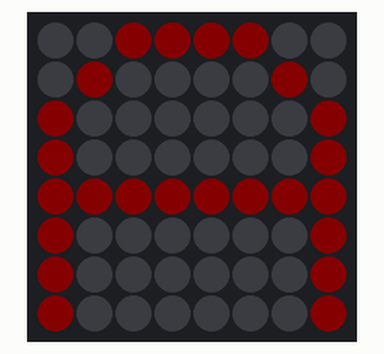
A sketch run on a simulated Arduino Uno, built with avr-gcc and run on an emulated ATmega328P. Parts: 8×8 RGB LED matrix (first LED top left, wired row by row). Dim RGB values are drawn brighter than linear.

Above: at 0.1 s.
At 2.1 s:
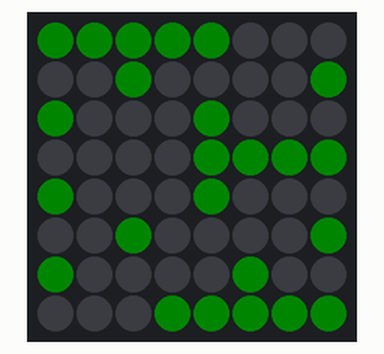
At 8.1 s:
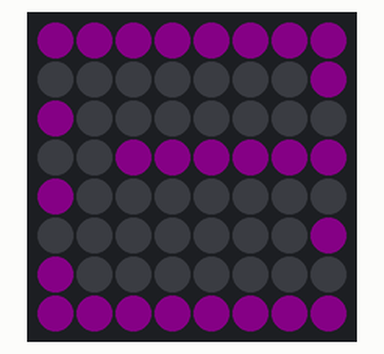
At 18.1 s:
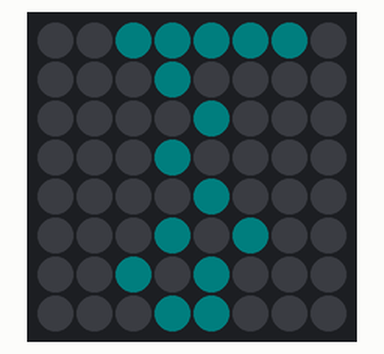
At 26.1 s:
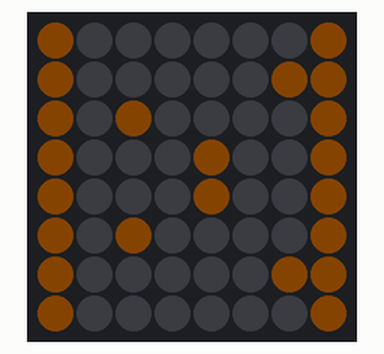
At 38.1 s:
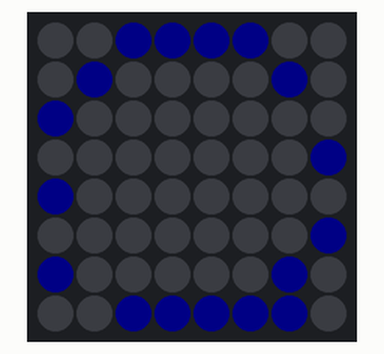

Measured:
- what the display in image 1 shows lasts 2.0 s, from 2.0 s to 4.0 s

The sketch:

Fichero.ino
```cpp
#include <Adafruit_NeoPixel.h>

// Configuración
#define PIN 6          // Pin donde está conectado el DIN de la matriz
#define NUMPIXELS 64   // Número total de LEDs en la matriz (8x8)
#define WIDTH 8        // Ancho de la matriz
#define HEIGHT 8       // Alto de la matriz

Adafruit_NeoPixel strip = Adafruit_NeoPixel(NUMPIXELS, PIN, NEO_GRB + NEO_KHZ800);

// Definición de las letras en formato de 8x8 bits
//     DER        REV          DER         rev          DER         REV        DER         REV
const uint8_t letters[17][8] = {
  {0b00111100, 0b01000010, 0b10000001, 0b10000001, 0b11111111, 0b10000001, 0b10000001, 0b10000001},  // A
  {0b11111000, 0b00100001, 0b10001000, 0b00001111, 0b10001000, 0b00100001, 0b10000100, 0b00011111},  // B
  {0b00111100, 0b01000010, 0b10000000, 0b00000001, 0b10000000, 0b00000001, 0b10000010, 0b00111110},  // C
  {0b11110000, 0b00010001, 0b10000100, 0b00100001, 0b10000100, 0b00100001, 0b10001000, 0b00001111},  // D
  {0b11111111, 0b00000001, 0b10000000, 0b00111111, 0b10000000, 0b00000001, 0b10000000, 0b11111111},  // E
  {0b11111111, 0b00000001, 0b10000000, 0b00111111, 0b10000000, 0b00000001, 0b10000000, 0b00000001},  // F
  {0b00111100, 0b01000010, 0b10000000, 0b00000001, 0b10011110, 0b00100001, 0b10000100, 0b00111110},  // G
  {0b10000001, 0b10000001, 0b10000001, 0b11111111, 0b10000001, 0b10000001, 0b10000001, 0b10000001},  // H
  {0b01111100, 0b00001000, 0b00010000, 0b00001000, 0b00010000, 0b00001000, 0b00010000, 0b00111110},  // I
  {0b00111110, 0b00010000, 0b00001000, 0b00010000, 0b00001000, 0b00010100, 0b00101000, 0b00011000},  // J
  {0b00010001, 0b01001000, 0b00010100, 0b00011000, 0b00011000, 0b00101000, 0b00010010, 0b10001000},  // K
  {0b01000000, 0b00000010, 0b01000000, 0b00000010, 0b01000000, 0b00000010, 0b01000000, 0b00111110},  // L
  {0b11000011, 0b10100101, 0b10011001, 0b10000001, 0b10000001, 0b10000001, 0b10000001, 0b10000001},  // M
  {0b10000001, 0b10000011, 0b10100001, 0b10001001, 0b10001001, 0b10100001, 0b10000011, 0b10000001},  // N
  {0b01010100, 0b00010100, 0b11000001, 0b10000101, 0b10010001, 0b10010001, 0b10000101, 0b11000001},  // Ñ
  {0b01111110, 0b10000001, 0b10000001, 0b10000001, 0b10000001, 0b10000001, 0b10000001, 0b01111110},   // O
  {0b11111000, 0b00100001, 0b10001000, 0b00001111, 0b10000000, 0b00000001, 0b10000000, 0b00000001}  // P
};
//     DER        REV          DER         rev          DER         REV        DER         REV
// Colores para cada letra
const uint32_t colors[17] = {
  strip.Color(255, 0, 0),     // Rojo para A
  strip.Color(0, 255, 0),     // Verde para B
  strip.Color(0, 0, 255),     // Azul para C
  strip.Color(255, 255, 0),   // Amarillo para D
  strip.Color(255, 0, 255),   // Magenta para E
  strip.Color(0, 255, 255),   // Cian para F
  strip.Color(255, 165, 0),   // Naranja para G
  strip.Color(128, 0, 128),   // Púrpura para H
  strip.Color(255, 215, 0),   // Dorado para I
  strip.Color(0, 128, 128),   // Verde Azulado para J
  strip.Color(169, 169, 169), // Gris Oscuro para K
  strip.Color(255, 105, 180), // Rosa para L
  strip.Color(75, 0, 130),    // Índigo para M
  strip.Color(255, 140, 0),   // Naranja Oscuro para N
  strip.Color(128, 0, 0),     // Granate para Ñ
  strip.Color(255, 255, 255),  // Blanco para O
  strip.Color(0, 191, 255) // Azul Celeste para P
};


void setup() {
  strip.begin();
  strip.setBrightness(8);
  strip.show();
}

void loop() {
  for (int i = 0; i < 17; i++) { // Cambié a 10 para mostrar todas las letras
    drawLetter(letters[i], colors[i]);
    delay(2000);
  }
}

// Dibuja una letra en la matriz
void drawLetter(const uint8_t letter[8], uint32_t color) {
  for (int y = 0; y < HEIGHT; y++) {
    for (int x = 0; x < WIDTH; x++) {
      int pixelIndex = getPixelIndex(x, y);
      if (bitRead(letter[y], 7 - x)) {
        strip.setPixelColor(pixelIndex, color);
      } else {
        strip.setPixelColor(pixelIndex, 0);
      }
    }
  }
  strip.show();
}

// Convierte coordenadas X, Y a índice de píxel
int getPixelIndex(int x, int y) {
  if (y % 2 == 0) {
    return y * WIDTH + x;
  } else {
    return y * WIDTH + (WIDTH - 1 - x);
  }
}
```
